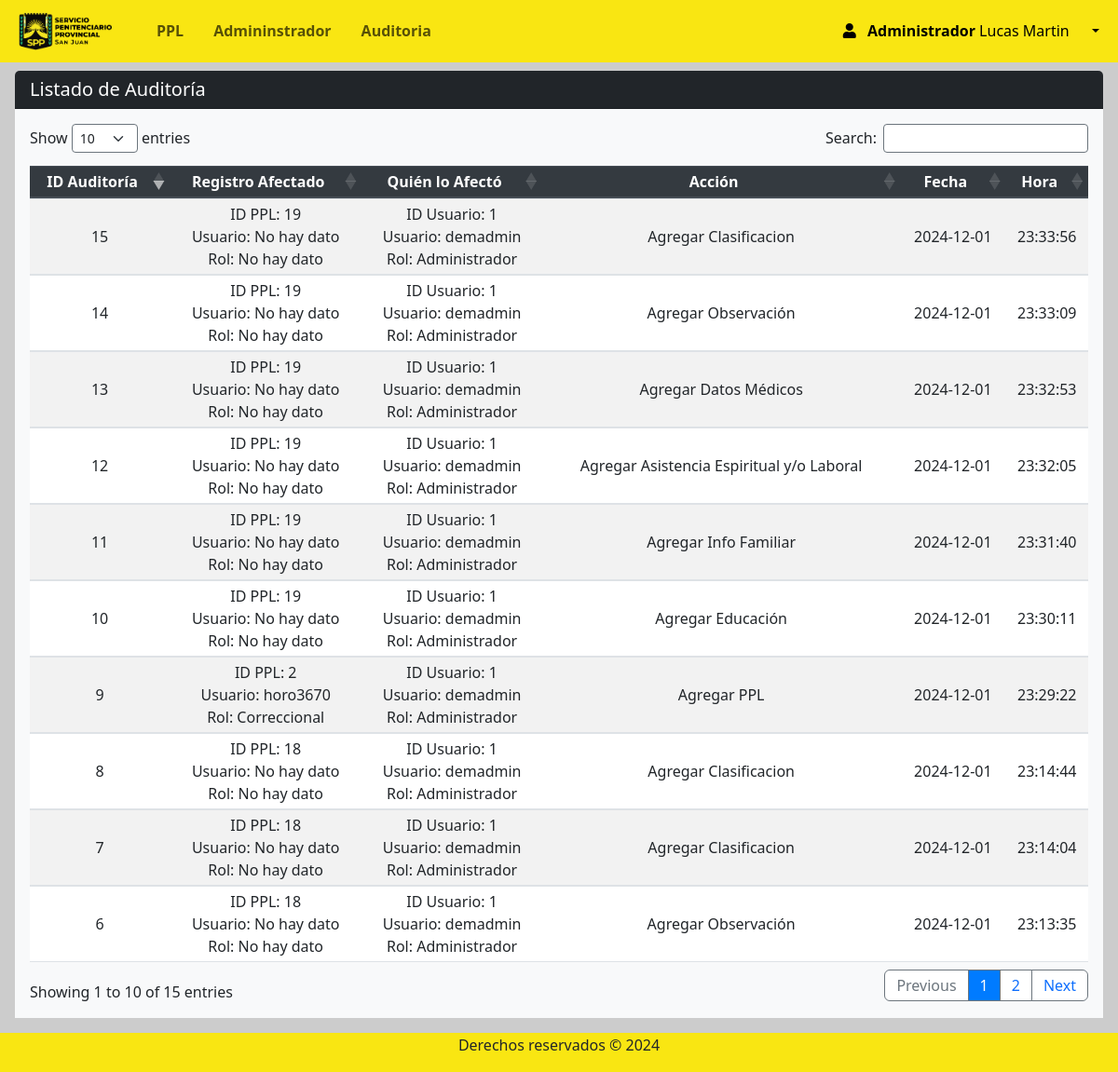
The page /Views/admin/auditoria.php (signed in) on the database its author committed.
### tables this page shows
CREATE TABLE `rol` (
  `id_rol` int(11) NOT NULL,
  `nombre_rol` varchar(50) NOT NULL
);

CREATE TABLE `auditoria` (
  `id_auditoria` int(11) NOT NULL,
  `id_usuario` int(11) NOT NULL,
  `accion` varchar(50) NOT NULL,
  `tabla_afectada` varchar(50) NOT NULL,
  `registro_id` int(11) NOT NULL,
  `fecha` timestamp NOT NULL DEFAULT current_timestamp(),
  `detalles` varchar(255) DEFAULT NULL
);

CREATE TABLE `usuarios` (
  `id_usuario` int(11) NOT NULL,
  `id_persona` int(11) NOT NULL,
  `id_rol` int(11) NOT NULL,
  `nombre_usuario` varchar(50) NOT NULL,
  `contrasena` varchar(255) NOT NULL,
  `fecha_creacion` datetime DEFAULT current_timestamp(),
  `activo` tinyint(1) DEFAULT 1
);

### Views/admin/auditoria.php (the view, shortened to what this page needs)
<?php
require 'navbar.php';
require '../../conn/connection.php';
$query = "SELECT a.*,
                 u.nombre_usuario AS nombre_usuario_afecto,
                 r.nombre_rol AS rol_afecto,
                 u2.nombre_usuario AS nombre_usuario_registro,
                 r2.nombre_rol AS rol_registro,
                 DATE_FORMAT(a.fecha, '%Y-%m-%d') AS fecha_solo,
                 DATE_FORMAT(a.fecha, '%H:%i:%s') AS hora_solo
          FROM auditoria a
          LEFT JOIN usuarios u ON a.id_usuario = u.id_usuario
          LEFT JOIN rol r ON u.id_rol = r.id_rol
          LEFT JOIN usuarios u2 ON a.registro_id = u2.id_usuario
          LEFT JOIN rol r2 ON u2.id_rol = r2.id_rol
          ORDER BY a.fecha DESC";
$statement = $db->prepare($query);
$statement->execute();
$auditoria = $statement->fetchAll(PDO::FETCH_ASSOC);
?>
<section class="content mt-3">
    <div class="row">
        <div class="col mx-3">
            <div class="row">
                <div class="col">
                    <div class="card rounded-2 border-0">
                        <h5 class="card-header bg-dark text-white">Listado de Auditoría</h5>
                        <div class="card-body bg-light">
                            <?php if (count($auditoria) > 0): ?>
                                <table id="example" class="table table-striped table-sm" style="width:100%">
                                    <thead class="thead-dark">
                                        <tr>
                                            <th>ID Auditoría</th>
                                            <th>Registro Afectado</th>
                                            <th>Quién lo Afectó</th>
                                            <th>Acción</th>
                                            <th>Fecha</th>
                                            <th>Hora</th>
                                        </tr>
                                    </thead>
                                    <tbody>
                                        <?php foreach ($auditoria as $registro): ?>
                                            <tr>
                                                <td><?php echo htmlspecialchars($registro['id_auditoria']); ?></td>
                                                <td>
                                                    ID PPL: <?php echo htmlspecialchars($registro['registro_id'] ?? 'No hay dato'); ?><br>
                                                    Usuario: <?php echo htmlspecialchars($registro['nombre_usuario_registro'] ?? 'No hay dato'); ?><br>
                                                    Rol: <?php echo htmlspecialchars($registro['rol_registro'] ?? 'No hay dato'); ?>
                                                </td>
                                                <td>
                                                    ID Usuario: <?php echo htmlspecialchars($registro['id_usuario'] ?? 'No hay dato'); ?><br>
                                                    Usuario: <?php echo htmlspecialchars($registro['nombre_usuario_afecto'] ?? 'No hay dato'); ?><br>
                                                    Rol: <?php echo htmlspecialchars($registro['rol_afecto'] ?? 'No hay dato'); ?><br>
                                                </td>
                                                <td><?php echo htmlspecialchars($registro['accion']); ?></td>
                                                <td><?php echo htmlspecialchars($registro['fecha_solo']); ?></td>
                                                <td><?php echo htmlspecialchars($registro['hora_solo']); ?></td>
                                            </tr>
                                        <?php endforeach; ?>
                                    </tbody>
                                </table>
                            <?php else: ?>
                                <p>No hay registros en la auditoría.</p>
                            <?php endif; ?>
                        </div>
                    </div>
                </div>
            </div>
        </div>
    </div>
</section>
<? require 'footer.php'; ?>

### Views/admin/navbar.php (shortened to what this page needs)
<?php
require '../../conn/connection.php';
$id_rol = $_SESSION['id_rol'];
$query = "SELECT nombre_rol FROM rol WHERE id_rol = ?";
$stmt = $conexion->prepare($query);
$stmt->bind_param("i", $id_rol);
$stmt->execute();
$result = $stmt->get_result();
if ($result && $result->num_rows > 0) {
  $rol = $result->fetch_assoc();
  $nombre_rol = $rol['nombre_rol'];
} else {
  $nombre_rol = "Usuario Desconocido";
}
?>
<!DOCTYPE html>
<html lang="es">
<head>
  <link rel="stylesheet" href="https://use.fontawesome.com/releases/v5.8.2/css/all.css">
  <link rel="stylesheet" href="../../css/style.css">
  <link href="https://cdn.jsdelivr.net/npm/bootstrap@5.3.2/dist/css/bootstrap.min.css" rel="stylesheet">
  <link rel="stylesheet" href="https://maxcdn.bootstrapcdn.com/bootstrap/4.5.2/css/bootstrap.min.css">
  <link rel="stylesheet" href="https://cdnjs.cloudflare.com/ajax/libs/twitter-bootstrap/5.3.0/css/bootstrap.min.css">
  <link rel="stylesheet" href="https://cdn.datatables.net/1.13.7/css/dataTables.bootstrap5.min.css">
  <link rel="stylesheet" type="text/css" href="https://cdn.datatables.net/1.13.1/css/dataTables.bootstrap5.min.css" />
  <link rel="stylesheet" type="text/css" href="https://cdn.datatables.net/buttons/2.3.3/css/buttons.bootstrap5.min.css" />
  <link rel="stylesheet" href="https://cdn.jsdelivr.net/npm/bootstrap@5.3.0-alpha1/dist/css/bootstrap.min.css" />
  <link rel="stylesheet" href="https://cdnjs.cloudflare.com/ajax/libs/font-awesome/6.2.1/css/all.min.css" />
  <link rel="stylesheet" href="https://cdnjs.cloudflare.com/ajax/libs/font-awesome/5.15.4/css/all.min.css">
</head>
<body>
  <div style="height:60px">
    <nav class="navbar navbar-expand-lg fixed-top " style="background-color: #f9e612;">
      <div class="container-fluid ml-2 ">
        <a href="index.php" class="navbar-brand mb-0 pr-4 ">
          <img class="d-line-block align-top " src="../../img/LOGO2.ico" width="100px" style="margin-right:0px">
        </a>
        <div class="collapse navbar-collapse " id="navbarNav">
          <ul class="navbar-nav mr-auto ">
            <li class="nav-item  pr-3">
              <a class="nav-link " href="ppl_index.php"><b>PPL</b></a>
            </li>
            <?php
            if ($_SESSION['id_rol'] === 1) {
            ?>
              <li class="nav-item  pr-3">
                <a class="nav-link " href="admin_index.php"><b>Admininstrador</b></a>
              </li>
            <?php
            }
            ?>
            <li class="nav-item  pr-3">
              <a class="nav-link " href="auditoria.php"><b>Auditoria</b></a>
            </li>
          </ul>
          <form class="form-inline d-flex justify-content-end">
            <div class="collapse navbar-collapse" id="navbarNav">
              <ul class="navbar-nav">
                <li class="nav-item dropdown">
                  <a class="nav-link dropdown-toggle active" href="#" role="button" data-bs-toggle="dropdown" aria-expanded="false">
                    <i class="fas fa-user pr-2"></i>
                    <span class="mr-3">
                      <b>
                      <?php if (isset($nombre_rol)) : ?>
                        <?php echo $nombre_rol; ?>
                      <?php else : ?>
                        "Usuario Desconocido"
                      <?php endif; ?>
                      </b>
                      <span>
                        <?php if (isset($_SESSION['nombres'])) : ?>
                          <?php echo $_SESSION['nombres']; ?>
                        <?php endif; ?>
                      </span>
                    </span>
                  </a>
                </li>
            </div>
          </form>
        </div>
      </div>
    </nav>
  </div>

### Views/admin/footer.php (shortened to what this page needs)
        <br/><br/>
        <footer class=" "style="background-color: #f9e612;">
                <p>Derechos reservados &copy; 2024</p>
        </footer>
    </body>
</html>

### css/style.css (style rules this page uses)
body { position: relative; padding-bottom: 10px; min-height: 100vh; }
th, td { text-align: center !important; vertical-align: middle !important; }

### Views/admin/navbar.php (style rules this page uses)
body { background: #cccccc; }

### Views/admin/footer.php (style rules this page uses)
footer { background: #1b1e21; width: 100%; padding: 1px; position: absolute; bottom:0; }
footer p { text-align: center; }

### rows shown on the page
rol: nombre_rol "Administrador"
auditoria: id_auditoria "15", registro "19", nombre_usuario_registro "No hay dato", rol_registro "No hay dato", id_usuario "1", id_usuario.nombre_usuario "demadmin", rol.nombre_rol "Administrador", accion "Agregar Clasificacion", fecha_solo "2024-12-01", hora_solo "23:33:56"
auditoria: id_auditoria "14", registro "19", nombre_usuario_registro "No hay dato", rol_registro "No hay dato", id_usuario "1", id_usuario.nombre_usuario "demadmin", rol.nombre_rol "Administrador", accion "Agregar Observación", fecha_solo "2024-12-01", hora_solo "23:33:09"
auditoria: id_auditoria "13", registro "19", nombre_usuario_registro "No hay dato", rol_registro "No hay dato", id_usuario "1", id_usuario.nombre_usuario "demadmin", rol.nombre_rol "Administrador", accion "Agregar Datos Médicos", fecha_solo "2024-12-01", hora_solo "23:32:53"
auditoria: id_auditoria "12", registro "19", nombre_usuario_registro "No hay dato", rol_registro "No hay dato", id_usuario "1", id_usuario.nombre_usuario "demadmin", rol.nombre_rol "Administrador", accion "Agregar Asistencia Espiritual y/o Laboral", fecha_solo "2024-12-01", hora_solo "23:32:05"
auditoria: id_auditoria "11", registro "19", nombre_usuario_registro "No hay dato", rol_registro "No hay dato", id_usuario "1", id_usuario.nombre_usuario "demadmin", rol.nombre_rol "Administrador", accion "Agregar Info Familiar", fecha_solo "2024-12-01", hora_solo "23:31:40"
auditoria: id_auditoria "10", registro "19", nombre_usuario_registro "No hay dato", rol_registro "No hay dato", id_usuario "1", id_usuario.nombre_usuario "demadmin", rol.nombre_rol "Administrador", accion "Agregar Educación", fecha_solo "2024-12-01", hora_solo "23:30:11"
auditoria: id_auditoria "9", registro "2", usuarios.nombre_usuario "horo3670", rol.nombre_rol "Correccional", id_usuario "1", id_usuario.nombre_usuario "demadmin", rol.nombre_rol "Administrador", accion "Agregar PPL", fecha_solo "2024-12-01", hora_solo "23:29:22"
auditoria: id_auditoria "8", registro "18", nombre_usuario_registro "No hay dato", rol_registro "No hay dato", id_usuario "1", id_usuario.nombre_usuario "demadmin", rol.nombre_rol "Administrador", accion "Agregar Clasificacion", fecha_solo "2024-12-01", hora_solo "23:14:44"
auditoria: id_auditoria "7", registro "18", nombre_usuario_registro "No hay dato", rol_registro "No hay dato", id_usuario "1", id_usuario.nombre_usuario "demadmin", rol.nombre_rol "Administrador", accion "Agregar Clasificacion", fecha_solo "2024-12-01", hora_solo "23:14:04"
auditoria: id_auditoria "6", registro "18", nombre_usuario_registro "No hay dato", rol_registro "No hay dato", id_usuario "1", id_usuario.nombre_usuario "demadmin", rol.nombre_rol "Administrador", accion "Agregar Observación", fecha_solo "2024-12-01", hora_solo "23:13:35"

### other values the page prints
$_SESSION['nombres'] "Lucas Martin"
